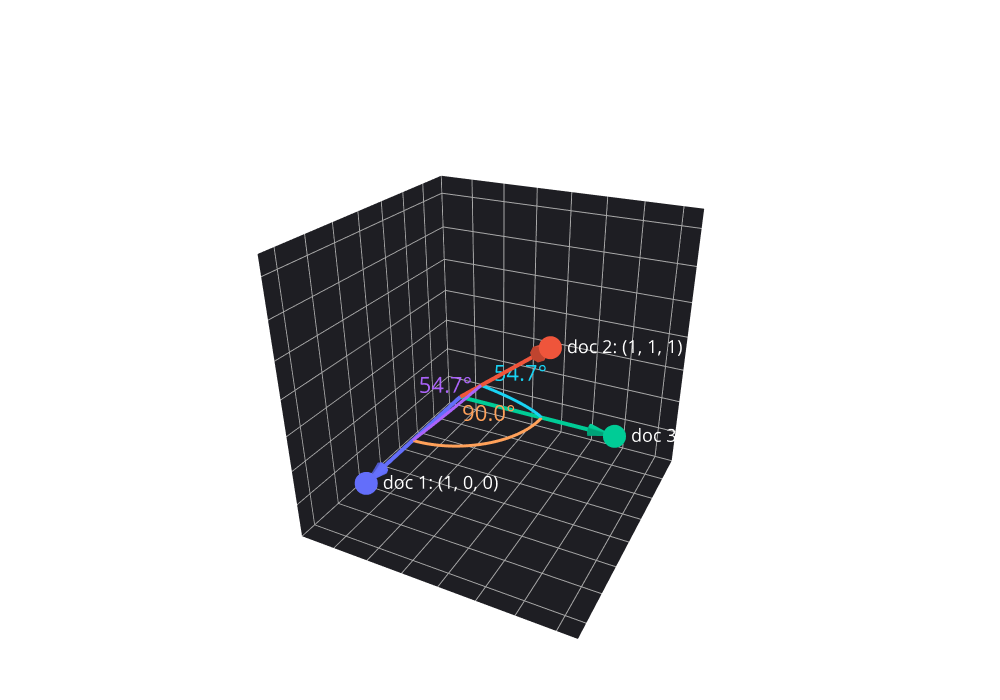

Notebook code cell kept with this figure:
### Markdown cell above
Recall our documents
   - doc 1: [*"Dogecoin", "is", "the", "people's", "crypto"*]
   - doc 2: [*"NVDA", "stock", "and", "DOGE", "crypto", "are", "good", "buy"*]
   - doc 3: [*"AAPL", "stock", "is", "good"*]

I would suggest that doc 1 and doc 3 are about crypto, and doc 2 and doc 3 are about stock

Cosine similarity captures this quantitatively!

### Code cell
import numpy as np
import plotly.graph_objects as go

# ------------------------------------
# HELPER FUNCTIONS
# ------------------------------------

def angle_between(u, v):
    """Return angle (radians) between vectors u and v."""
    cos_theta = np.dot(u, v) / (np.linalg.norm(u) * np.linalg.norm(v))
    cos_theta = np.clip(cos_theta, -1.0, 1.0)
    return np.arccos(cos_theta)


def arc_points(u, v, scale=0.55, steps=60):
    """
    Generate 3D arc points between vectors u and v.
    scale < 1 shrinks the arc toward the origin.
    """
    u = u / np.linalg.norm(u)
    v = v / np.linalg.norm(v)

    theta = angle_between(u, v)
    axis = np.cross(u, v)
    axis = axis / np.linalg.norm(axis)

    pts = []
    for t in np.linspace(0, 1, steps):
        ang = t * theta
        u_rot = (
            u * np.cos(ang)
            + np.cross(axis, u) * np.sin(ang)
            + axis * np.dot(axis, u) * (1 - np.cos(ang))
        )
        pts.append(u_rot * scale)

    return np.array(pts)


# ------------------------------------
# ORIGINAL VECTORS (scaled upward a bit)
# ------------------------------------
raw_vectors = np.array([
    [1, 0, 0],   # doc 1
    [1, 1, 1],   # doc 2
    [0, 1, 0],   # doc 3
])

labels = [
    "doc 1: (1, 0, 0)",
    "doc 2: (1, 1, 1)",
    "doc 3: (0, 1, 0)"
]

colors = ['#636EFA', '#EF553B', '#00CC96']


# ------------------------------------
# MAIN FIGURE
# ------------------------------------
fig = go.Figure()
cone_len = 0.15

for v, label, color in zip(vectors, labels, colors):
    direction = v / np.linalg.norm(v)
    tip = v
    cone_base = tip - direction * cone_len

    # Arrow shaft
    fig.add_trace(go.Scatter3d(
        x=[0, cone_base[0]], y=[0, cone_base[1]], z=[0, cone_base[2]],
        mode="lines",
        line=dict(color=color, width=8),
        showlegend=False
    ))

    # Arrowhead
    fig.add_trace(go.Cone(
        x=[cone_base[0]], y=[cone_base[1]], z=[cone_base[2]],
        u=[direction[0]], v=[direction[1]], w=[direction[2]],
        sizemode="absolute", sizeref=cone_len,
        anchor="tail",
        colorscale=[[0, color], [1, color]],
        showscale=False,
        hovertext=[label]
    ))

    # Tip marker and label
    fig.add_trace(go.Scatter3d(
        x=[tip[0]], y=[tip[1]], z=[tip[2]],
        mode="markers+text",
        marker=dict(size=8, color=color),
        text=[label], textposition="middle right",
        showlegend=False
    ))


# ------------------------------------
# ANGLE ARCS (between each vector pair)
# ------------------------------------
pairs = [
    (0, 1, "#AB63FA"),   # purple arc
    (0, 2, "#FFA15A"),   # orange arc
    (1, 2, "#19D3F3")    # light blue arc
]

for i, j, arc_color in pairs:
    u = vectors[i]
    v = vectors[j]

    pts = arc_points(u, v, scale=0.55)

    # Draw the arc
    fig.add_trace(go.Scatter3d(
        x=pts[:, 0], y=pts[:, 1], z=pts[:, 2],
        mode="lines",
        line=dict(color=arc_color, width=6),
        showlegend=False
    ))

    # Midpoint label for theta
    mid = pts[len(pts) // 2]
    theta_deg = np.degrees(angle_between(u, v))
    fig.add_trace(go.Scatter3d(
        x=[mid[0]], y=[mid[1]], z=[mid[2]],
        mode="text",
        text=[f"{theta_deg:.1f}°"],
        textfont=dict(size=22, color=arc_color),
        showlegend=False
    ))


# ------------------------------------
# ORIGINAL AXIS TITLES + GRIDLINES RESTORED
# ------------------------------------
fig.update_layout(
    title="Documents Visualized in 3D Word Space (With Angles)",
    width=1000, height=700,
    paper_bgcolor="rgba(0, 0, 0, 0)",
    plot_bgcolor="rgba(0, 0, 0, 0)",
    font=dict(color="white", size=18),
    scene=dict(
        bgcolor="rgba(0, 0, 0, 0)",

        #  ORIGINAL AXIS TITLES + GRID LINES
        xaxis=dict(
            title="Crypto",
            showbackground=True,
            backgroundcolor="rgb(30,30,35)",
            gridcolor="darkgray",
            zerolinecolor="darkgray",
            showticklabels=False
        ),
        yaxis=dict(
            title="Stock",
            showbackground=True,
            backgroundcolor="rgb(30,30,35)",
            gridcolor="darkgray",
            zerolinecolor="darkgray",
            showticklabels=False
        ),
        zaxis=dict(
            title="Buy",
            showbackground=True,
            backgroundcolor="rgb(30,30,35)",
            gridcolor="darkgray",
            zerolinecolor="darkgray",
            showticklabels=False
        ),

        # Keep your original ranges exactly
        xaxis_range=[-0.2, 1.3],
        yaxis_range=[-0.2, 1.3],
        zaxis_range=[-0.2, 1.3],

        camera=dict(eye=dict(x=2, y=1, z=1.2))
    ),
    margin=dict(l=10, r=10, b=10, t=60)
)

fig.show()

### Figure 1 — Plotly figure (JSON) as saved in the notebook; plotly's stock layout.template omitted (floating-point values rounded to 4 significant figures)
{"data": [{"line": {"color": "#636EFA", "width": 8}, "mode": "lines", "showlegend": false, "type": "scatter3d", "x": [0, 0.85], "y": [0, 0], "z": [0, 0]}, {"anchor": "tail", "colorscale": [[0, "#636EFA"], [1, "#636EFA"]], "hovertext": ["doc 1: (1, 0, 0)"], "showscale": false, "sizemode": "absolute", "sizeref": 0.15, "type": "cone", "u": [1], "v": [0], "w": [0], "x": [0.85], "y": [0], "z": [0]}, {"marker": {"color": "#636EFA", "size": 8}, "mode": "markers+text", "showlegend": false, "text": ["doc 1: (1, 0, 0)"], "textposition": "middle right", "type": "scatter3d", "x": [1], "y": [0], "z": [0]}, {"line": {"color": "#EF553B", "width": 8}, "mode": "lines", "showlegend": false, "type": "scatter3d", "x": [0, 0.9134], "y": [0, 0.9134], "z": [0, 0.9134]}, {"anchor": "tail", "colorscale": [[0, "#EF553B"], [1, "#EF553B"]], "hovertext": ["doc 2: (1, 1, 1)"], "showscale": false, "sizemode": "absolute", "sizeref": 0.15, "type": "cone", "u": [0.5774], "v": [0.5774], "w": [0.5774], "x": [0.9134], "y": [0.9134], "z": [0.9134]}, {"marker": {"color": "#EF553B", "size": 8}, "mode": "markers+text", "showlegend": false, "text": ["doc 2: (1, 1, 1)"], "textposition": "middle right", "type": "scatter3d", "x": [1], "y": [1], "z": [1]}, {"line": {"color": "#00CC96", "width": 8}, "mode": "lines", "showlegend": false, "type": "scatter3d", "x": [0, 0], "y": [0, 0.85], "z": [0, 0]}, {"anchor": "tail", "colorscale": [[0, "#00CC96"], [1, "#00CC96"]], "hovertext": ["doc 3: (0, 1, 0)"], "showscale": false, "sizemode": "absolute", "sizeref": 0.15, "type": "cone", "u": [0], "v": [1], "w": [0], "x": [0], "y": [0.85], "z": [0]}, {"marker": {"color": "#00CC96", "size": 8}, "mode": "markers+text", "showlegend": false, "text": ["doc 3: (0, 1, 0)"], "textposition": "middle right", "type": "scatter3d", "x": [0], "y": [1], "z": [0]}, {"line": {"color": "#AB63FA", "width": 6}, "mode": "lines", "showlegend": false, "type": "scatter3d", "x": [0.55, 0.5499, 0.5497, 0.5494, 0.5488, 0.5482, 0.5474, 0.5465, 0.5454, 0.5442, 0.5428, 0.5413, 0.5397, 0.5379, 0.5359, 0.5339, 0.5316, 0.5293, 0.5268, 0.5242, 0.5214, 0.5185, 0.5155, 0.5123, 0.509, 0.5056, 0.502, 0.4983, 0.4944, 0.4905, 0.4864, 0.4822, 0.4778, 0.4733, 0.4687, 0.464, 0.4592, 0.4542, 0.4491, 0.4439, 0.4386, 0.4332, 0.4276, 0.422, 0.4162, 0.4103, 0.4044, 0.3983, 0.3921, 0.3858, 0.3794, 0.3729, 0.3663, 0.3596, 0.3528, 0.3459, 0.339, 0.3319, 0.3248, 0.3175], "y": [0.0, 0.006297, 0.01259, 0.01888, 0.02517, 0.03145, 0.03772, 0.04399, 0.05024, 0.05647, 0.0627, 0.0689, 0.07509, 0.08126, 0.08741, 0.09353, 0.09963, 0.1057, 0.1118, 0.1178, 0.1238, 0.1297, 0.1356, 0.1415, 0.1474, 0.1532, 0.1589, 0.1647, 0.1703, 0.176, 0.1816, 0.1871, 0.1926, 0.1981, 0.2035, 0.2088, 0.2141, 0.2193, 0.2245, 0.2296, 0.2346, 0.2396, 0.2446, 0.2494, 0.2542, 0.259, 0.2636, 0.2682, 0.2727, 0.2772, 0.2816, 0.2859, 0.2901, 0.2943, 0.2983, 0.3023, 0.3063, 0.3101, 0.3139, 0.3175], "z": [0.0, 0.006297, 0.01259, 0.01888, 0.02517, 0.03145, 0.03772, 0.04399, 0.05024, 0.05647, 0.0627, 0.0689, 0.07509, 0.08126, 0.08741, 0.09353, 0.09963, 0.1057, 0.1118, 0.1178, 0.1238, 0.1297, 0.1356, 0.1415, 0.1474, 0.1532, 0.1589, 0.1647, 0.1703, 0.176, 0.1816, 0.1871, 0.1926, 0.1981, 0.2035, 0.2088, 0.2141, 0.2193, 0.2245, 0.2296, 0.2346, 0.2396, 0.2446, 0.2494, 0.2542, 0.259, 0.2636, 0.2682, 0.2727, 0.2772, 0.2816, 0.2859, 0.2901, 0.2943, 0.2983, 0.3023, 0.3063, 0.3101, 0.3139, 0.3175]}, {"mode": "text", "showlegend": false, "text": ["54.7°"], "textfont": {"color": "#AB63FA", "size": 22}, "type": "scatter3d", "x": [0.4864], "y": [0.1816], "z": [0.1816]}, {"line": {"color": "#FFA15A", "width": 6}, "mode": "lines", "showlegend": false, "type": "scatter3d", "x": [0.55, 0.5498, 0.5492, 0.5482, 0.5469, 0.5451, 0.543, 0.5405, 0.5376, 0.5343, 0.5306, 0.5266, 0.5222, 0.5174, 0.5122, 0.5067, 0.5008, 0.4946, 0.488, 0.4811, 0.4739, 0.4663, 0.4583, 0.4501, 0.4415, 0.4326, 0.4234, 0.4139, 0.4041, 0.3941, 0.3837, 0.3731, 0.3622, 0.351, 0.3396, 0.328, 0.3161, 0.304, 0.2917, 0.2792, 0.2665, 0.2536, 0.2405, 0.2273, 0.2139, 0.2003, 0.1866, 0.1727, 0.1588, 0.1447, 0.1305, 0.1163, 0.1019, 0.08748, 0.073, 0.05846, 0.04388, 0.02927, 0.01464, 3.368e-17], "y": [0.0, 0.01464, 0.02927, 0.04388, 0.05846, 0.073, 0.08748, 0.1019, 0.1163, 0.1305, 0.1447, 0.1588, 0.1727, 0.1866, 0.2003, 0.2139, 0.2273, 0.2405, 0.2536, 0.2665, 0.2792, 0.2917, 0.304, 0.3161, 0.328, 0.3396, 0.351, 0.3622, 0.3731, 0.3837, 0.3941, 0.4041, 0.4139, 0.4234, 0.4326, 0.4415, 0.4501, 0.4583, 0.4663, 0.4739, 0.4811, 0.488, 0.4946, 0.5008, 0.5067, 0.5122, 0.5174, 0.5222, 0.5266, 0.5306, 0.5343, 0.5376, 0.5405, 0.543, 0.5451, 0.5469, 0.5482, 0.5492, 0.5498, 0.55], "z": [0.0, 0.0, 0.0, 0.0, 0.0, 0.0, 0.0, 0.0, 0.0, 0.0, 0.0, 0.0, 0.0, 0.0, 0.0, 0.0, 0.0, 0.0, 0.0, 0.0, 0.0, 0.0, 0.0, 0.0, 0.0, 0.0, 0.0, 0.0, 0.0, 0.0, 0.0, 0.0, 0.0, 0.0, 0.0, 0.0, 0.0, 0.0, 0.0, 0.0, 0.0, 0.0, 0.0, 0.0, 0.0, 0.0, 0.0, 0.0, 0.0, 0.0, 0.0, 0.0, 0.0, 0.0, 0.0, 0.0, 0.0, 0.0, 0.0, 0.0]}, {"mode": "text", "showlegend": false, "text": ["90.0°"], "textfont": {"color": "#FFA15A", "size": 22}, "type": "scatter3d", "x": [0.3837], "y": [0.3941], "z": [0]}, {"line": {"color": "#19D3F3", "width": 6}, "mode": "lines", "showlegend": false, "type": "scatter3d", "x": [0.3175, 0.3139, 0.3101, 0.3063, 0.3023, 0.2983, 0.2943, 0.2901, 0.2859, 0.2816, 0.2772, 0.2727, 0.2682, 0.2636, 0.259, 0.2542, 0.2494, 0.2446, 0.2396, 0.2346, 0.2296, 0.2245, 0.2193, 0.2141, 0.2088, 0.2035, 0.1981, 0.1926, 0.1871, 0.1816, 0.176, 0.1703, 0.1647, 0.1589, 0.1532, 0.1474, 0.1415, 0.1356, 0.1297, 0.1238, 0.1178, 0.1118, 0.1057, 0.09963, 0.09353, 0.08741, 0.08126, 0.07509, 0.0689, 0.0627, 0.05647, 0.05024, 0.04399, 0.03772, 0.03145, 0.02517, 0.01888, 0.01259, 0.006297, 3.053e-17], "y": [0.3175, 0.3248, 0.3319, 0.339, 0.3459, 0.3528, 0.3596, 0.3663, 0.3729, 0.3794, 0.3858, 0.3921, 0.3983, 0.4044, 0.4103, 0.4162, 0.422, 0.4276, 0.4332, 0.4386, 0.4439, 0.4491, 0.4542, 0.4592, 0.464, 0.4687, 0.4733, 0.4778, 0.4822, 0.4864, 0.4905, 0.4944, 0.4983, 0.502, 0.5056, 0.509, 0.5123, 0.5155, 0.5185, 0.5214, 0.5242, 0.5268, 0.5293, 0.5316, 0.5339, 0.5359, 0.5379, 0.5397, 0.5413, 0.5428, 0.5442, 0.5454, 0.5465, 0.5474, 0.5482, 0.5488, 0.5494, 0.5497, 0.5499, 0.55], "z": [0.3175, 0.3139, 0.3101, 0.3063, 0.3023, 0.2983, 0.2943, 0.2901, 0.2859, 0.2816, 0.2772, 0.2727, 0.2682, 0.2636, 0.259, 0.2542, 0.2494, 0.2446, 0.2396, 0.2346, 0.2296, 0.2245, 0.2193, 0.2141, 0.2088, 0.2035, 0.1981, 0.1926, 0.1871, 0.1816, 0.176, 0.1703, 0.1647, 0.1589, 0.1532, 0.1474, 0.1415, 0.1356, 0.1297, 0.1238, 0.1178, 0.1118, 0.1057, 0.09963, 0.09353, 0.08741, 0.08126, 0.07509, 0.0689, 0.0627, 0.05647, 0.05024, 0.04399, 0.03772, 0.03145, 0.02517, 0.01888, 0.01259, 0.006297, 3.053e-17]}, {"mode": "text", "showlegend": false, "text": ["54.7°"], "textfont": {"color": "#19D3F3", "size": 22}, "type": "scatter3d", "x": [0.176], "y": [0.4905], "z": [0.176]}], "layout": {"font": {"color": "white", "size": 18}, "height": 700, "margin": {"b": 10, "l": 10, "r": 10, "t": 60}, "paper_bgcolor": "rgba(0, 0, 0, 0)", "plot_bgcolor": "rgba(0, 0, 0, 0)", "scene": {"bgcolor": "rgba(0, 0, 0, 0)", "camera": {"eye": {"x": 2, "y": 1, "z": 1.2}}, "xaxis": {"backgroundcolor": "rgb(30,30,35)", "gridcolor": "darkgray", "range": [-0.2, 1.3], "showbackground": true, "showticklabels": false, "title": {"text": "Crypto"}, "zerolinecolor": "darkgray"}, "yaxis": {"backgroundcolor": "rgb(30,30,35)", "gridcolor": "darkgray", "range": [-0.2, 1.3], "showbackground": true, "showticklabels": false, "title": {"text": "Stock"}, "zerolinecolor": "darkgray"}, "zaxis": {"backgroundcolor": "rgb(30,30,35)", "gridcolor": "darkgray", "range": [-0.2, 1.3], "showbackground": true, "showticklabels": false, "title": {"text": "Buy"}, "zerolinecolor": "darkgray"}}, "title": {"text": "Documents Visualized in 3D Word Space (With Angles)"}, "width": 1000}}
